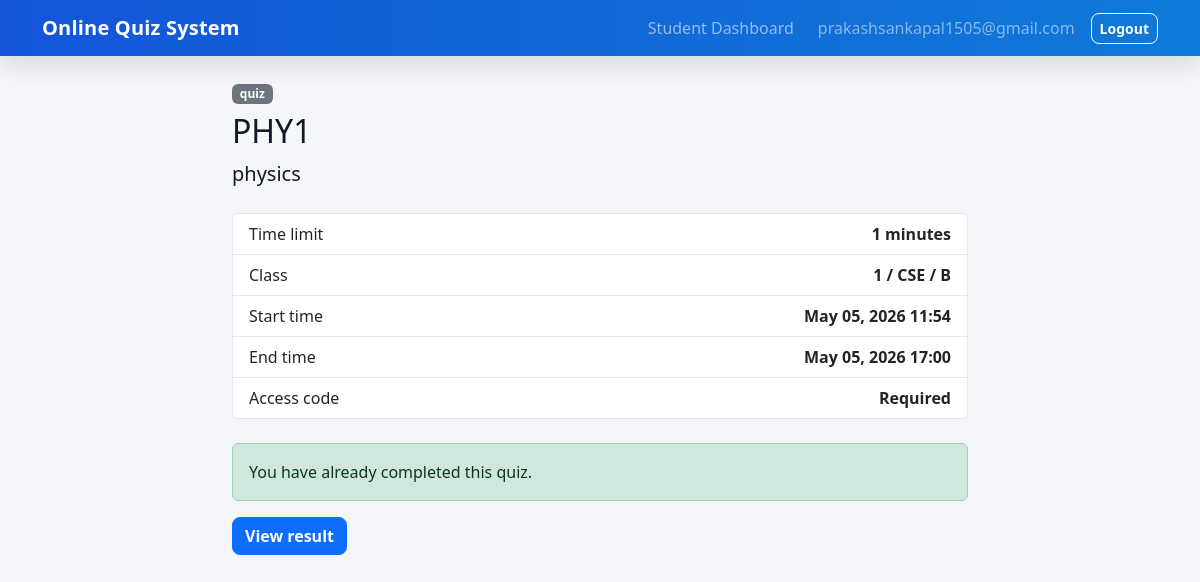
Page /quizzes/2/ (signed in) on the committed database.
### quizzes/models.py (models this page shows, shortened)
class Quiz(models.Model):
    teacher = models.ForeignKey(
        settings.AUTH_USER_MODEL,
        on_delete=models.CASCADE,
        related_name="created_quizzes",
        blank=True,
        null=True,
    )
    title = models.CharField(max_length=200)
    description = models.TextField()
    category = models.CharField(max_length=100)
    year = models.CharField(max_length=20, default="1")
    branch = models.CharField(max_length=100, default="CSE")
    section = models.CharField(max_length=20, default="A")
    time_limit = models.PositiveIntegerField(help_text="Time limit in minutes")
    start_time = models.DateTimeField()
    end_time = models.DateTimeField()
    access_code = models.CharField(max_length=50, blank=True, null=True)
    class Meta:
        ordering = ["start_time", "title"]

### quizzes/views.py (the view)
# urls.py: path("quizzes/<int:quiz_id>/", views.quiz_instruction, name="quiz_instruction"),
@login_required
def quiz_instruction(request, quiz_id):
    if request.user.is_staff:
        messages.info(request, "Teacher accounts manage quizzes from the teacher dashboard.")
        return redirect("teacher_dashboard")
    quiz = get_object_or_404(Quiz, pk=quiz_id)
    if not _student_can_access_quiz(request.user, quiz):
        messages.error(request, "This quiz is not assigned to your year, branch, and section.")
        return redirect("student_dashboard")
    existing_attempt = Attempt.objects.filter(user=request.user, quiz=quiz).first()
    access_form = AccessCodeForm()
    ready, readiness_error = _quiz_is_ready(quiz)
    return render(
        request,
        "quizzes/instructions.html",
        {
            "quiz": quiz,
            "access_form": access_form,
            "existing_attempt": existing_attempt,
            "ready": ready,
            "readiness_error": readiness_error,
        },
    )

### quizzes/views.py (called while the page is built)
def _student_can_access_quiz(user, quiz):
    profile = getattr(user, "student_profile", None)
    if not profile:
        return False
    return (
        quiz.year.lower() == profile.year.lower()
        and quiz.branch.lower() == profile.branch.lower()
        and quiz.section.lower() == profile.section.lower()
    )

def _quiz_is_ready(quiz):
    questions = quiz.questions.prefetch_related("options")
    if not questions.exists():
        return False, "This quiz has no questions yet."
    for question in questions:
        options = list(question.options.all())
        if len(options) != 4:
            return False, "Every question must have exactly 4 options."
        if sum(1 for option in options if option.is_correct) != 1:
            return False, "Every question must have exactly one correct option."
    return True, ""

### quizzes/templates/quizzes/instructions.html (shortened to what this page needs)
{% extends "quizzes/base.html" %}
{% block content %}
<div class="row justify-content-center">
    <div class="col-lg-8">
        <div class="mb-4">
            <span class="badge text-bg-secondary mb-2">{{ quiz.category }}</span>
            <h1 class="h2">{{ quiz.title }}</h1>
            <p class="lead">{{ quiz.description }}</p>
        </div>
        <div class="list-group mb-4">
            <div class="list-group-item d-flex justify-content-between"><span>Time limit</span><strong>{{ quiz.time_limit }} minutes</strong></div>
            <div class="list-group-item d-flex justify-content-between"><span>Class</span><strong>{{ quiz.year }} / {{ quiz.branch }} / {{ quiz.section }}</strong></div>
            <div class="list-group-item d-flex justify-content-between"><span>Start time</span><strong>{{ quiz.start_time|date:"M d, Y H:i" }}</strong></div>
            <div class="list-group-item d-flex justify-content-between"><span>End time</span><strong>{{ quiz.end_time|date:"M d, Y H:i" }}</strong></div>
            <div class="list-group-item d-flex justify-content-between"><span>Access code</span><strong>{% if quiz.access_code %}Required{% else %}Not required{% endif %}</strong></div>
        </div>
        {% if existing_attempt and existing_attempt.is_submitted %}
            <div class="alert alert-success">You have already completed this quiz.</div>
            <a class="btn btn-primary" href="{% url 'result' existing_attempt.id %}">View result</a>
        {% elif existing_attempt %}
            <div class="alert alert-warning">An attempt is already in progress.</div>
            <a class="btn btn-warning" href="{% url 'attempt_question' existing_attempt.id 1 %}">Resume quiz</a>
        {% elif not quiz.is_available %}
            <div class="alert alert-secondary">This quiz is outside its scheduled availability window.</div>
        {% elif not ready %}
            <div class="alert alert-danger">{{ readiness_error }}</div>
        {% endif %}
    </div>
</div>
{% endblock %}

### quizzes/templates/quizzes/base.html (shortened to what this page needs)
{% load static %}
<!doctype html>
<html lang="en">
<head>
    <link href="https://cdn.jsdelivr.net/npm/bootstrap@5.3.3/dist/css/bootstrap.min.css" rel="stylesheet">
    <link rel="stylesheet" href="{% static 'quizzes/styles.css' %}?v=20260505">
</head>
<body>
<nav class="navbar navbar-expand-lg navbar-dark bg-primary">
    <div class="container">
        <a class="navbar-brand fw-semibold" href="{% url 'home' %}">Online Quiz System</a>
        <div class="collapse navbar-collapse" id="mainNav">
            <ul class="navbar-nav ms-auto align-items-lg-center gap-lg-2">
                {% if user.is_authenticated %}
                    {% if user.is_staff %}
                        <li class="nav-item"><a class="nav-link" href="{% url 'teacher_dashboard' %}">Teacher Dashboard</a></li>
                    {% else %}
                        <li class="nav-item"><a class="nav-link" href="{% url 'student_dashboard' %}">Student Dashboard</a></li>
                    {% endif %}
                    <li class="nav-item text-white-50 px-lg-2">{{ user.username }}</li>
                    <li class="nav-item">
                        <form method="post" action="{% url 'logout' %}">
                            <button class="btn btn-outline-light btn-sm" type="submit">Logout</button>
                        </form>
                    </li>
                {% else %}
                    <li class="nav-item"><a class="nav-link" href="{% url 'student_login' %}">Student Login</a></li>
                    <li class="nav-item"><a class="nav-link" href="{% url 'teacher_login' %}">Teacher Login</a></li>
                {% endif %}
            </ul>
        </div>
    </div>
</nav>
{% block main %}
    <main class="container py-4">
        {% block content %}{% endblock %}
    </main>
{% endblock %}
</body>
</html>

### quizzes/static/quizzes/styles.css (style rules this page uses)
body { background: #f4f6fa; color: #111827; }
.navbar.bg-primary { background: linear-gradient(90deg, #1455d9, #0f7ad8) !important; box-shadow: 0 10px 24px rgba(17, 24, 39, .12); }
.navbar-brand { letter-spacing: .2px; }
.btn { border-radius: 8px; font-weight: 600; }
.list-group-item { border-color: #e3e7ee; }

### rows in the picture
Quiz: category "quiz", title "PHY1", description "physics", time_limit "1", year "1", branch "CSE", section "B", start_time "May 05, 2026 11:54", end_time "May 05, 2026 17:00"

### other values in the picture
{{ user.username }} "prakashsankapal1505@gmail.com"
